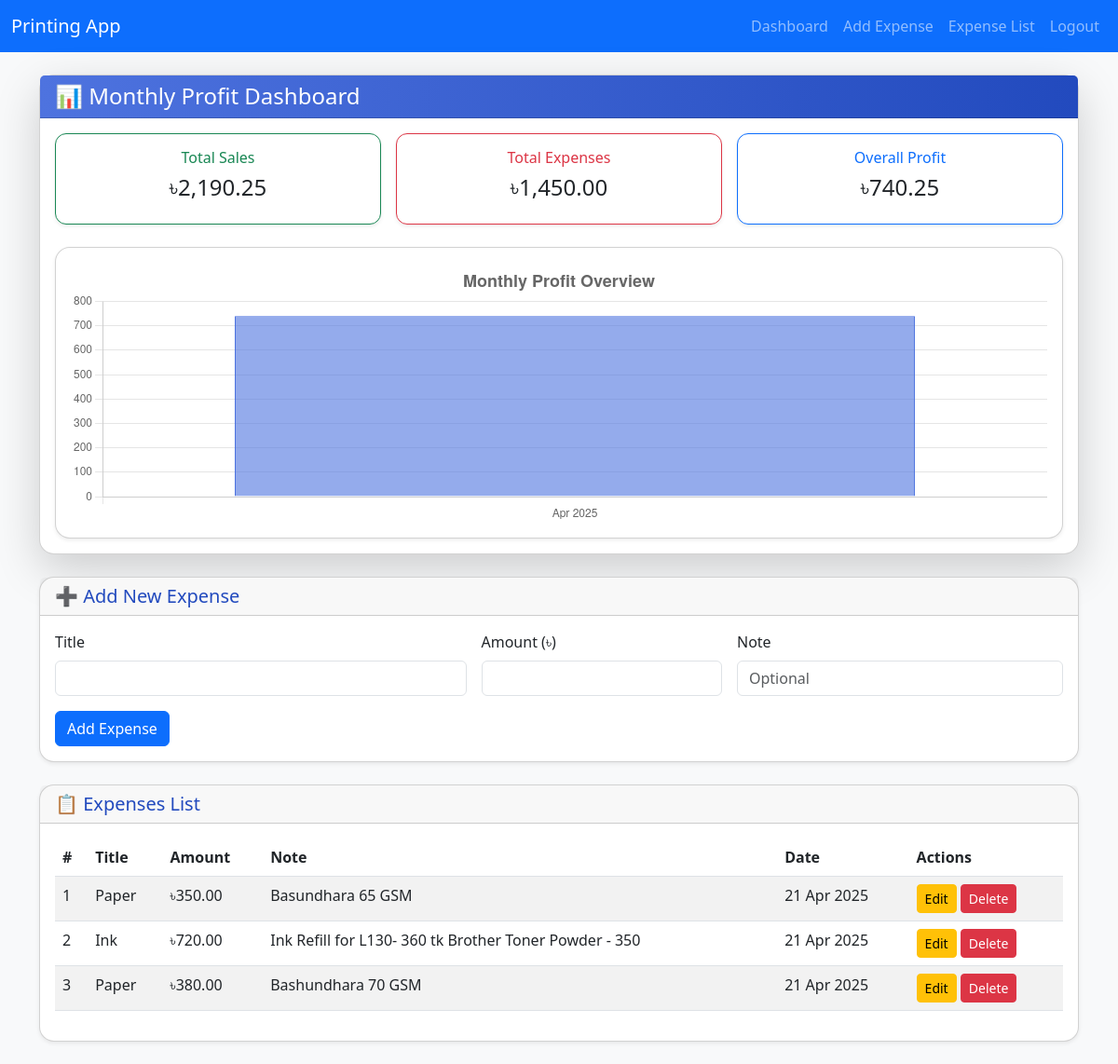
The page /add_expense.php on the database its author committed.
### tables this page shows
CREATE TABLE `expenses` (
  `id` int(11) NOT NULL,
  `title` varchar(100) NOT NULL,
  `amount` decimal(10,2) NOT NULL,
  `note` text DEFAULT NULL,
  `expense_date` datetime DEFAULT current_timestamp()
);

### add_expense.php (the view, shortened to what this page needs)
<?php
include 'db.php';
$sales_res = mysqli_fetch_assoc(mysqli_query($conn, "SELECT SUM(amount) AS total_sales FROM transactions WHERE type = 'credit'"));
$total_sales = $sales_res['total_sales'] ?? 0;
$exp_res_tot = mysqli_fetch_assoc(mysqli_query($conn, "SELECT SUM(amount) AS total_expenses FROM expenses"));
$total_expenses = $exp_res_tot['total_expenses'] ?? 0;
$profit_overall = $total_sales - $total_expenses;
$sales_monthly_q = "SELECT DATE_FORMAT(date, '%Y-%m') AS month, SUM(amount) AS total_sales FROM transactions WHERE type = 'credit' GROUP BY month ORDER BY month";
$sales_monthly_res = mysqli_query($conn, $sales_monthly_q);
$sales_monthly = [];
while ($row = mysqli_fetch_assoc($sales_monthly_res)) {
    $sales_monthly[$row['month']] = (float)$row['total_sales'];
}
$exp_monthly_q = "SELECT DATE_FORMAT(expense_date, '%Y-%m') AS month, SUM(amount) AS total_expenses FROM expenses GROUP BY month ORDER BY month";
$exp_monthly_res = mysqli_query($conn, $exp_monthly_q);
$exp_monthly = [];
while ($row = mysqli_fetch_assoc($exp_monthly_res)) {
    $exp_monthly[$row['month']] = (float)$row['total_expenses'];
}
$months = array_unique(array_merge(array_keys($sales_monthly), array_keys($exp_monthly)));
sort($months);
$labels = [];
$profit_data = [];
foreach ($months as $m) {
    $labels[] = date('M Y', strtotime($m . '-01'));
    $sales_val = $sales_monthly[$m] ?? 0;
    $exp_val = $exp_monthly[$m] ?? 0;
    $profit_data[] = $sales_val - $exp_val;
}
$expenses_res = mysqli_query($conn, "SELECT * FROM expenses ORDER BY expense_date DESC");
?>
<!DOCTYPE html>
<html lang="en">
<head>
  <link href="https://cdn.jsdelivr.net/npm/bootstrap@5.3.0/dist/css/bootstrap.min.css" rel="stylesheet">
</head>
<body class="bg-light">
<nav class="navbar navbar-expand-lg navbar-dark bg-primary">
  <div class="container-fluid">
    <a class="navbar-brand" href="index.php">Printing App</a>
    <div class="collapse navbar-collapse" id="navbarNav">
      <ul class="navbar-nav ms-auto">
        <li class="nav-item"><a class="nav-link" href="index.php">Dashboard</a></li>
        <li class="nav-item"><a class="nav-link" href="#formCard">Add Expense</a></li>
        <li class="nav-item"><a class="nav-link" href="#listCard">Expense List</a></li>
        <li class="nav-item"><a class="nav-link" href="logout.php">Logout</a></li>
      </ul>
    </div>
  </div>
</nav>
<div class="container py-4">
  <div class="card shadow-lg dashboard-card mb-4">
    <div class="card-header card-header-custom d-flex justify-content-between align-items-center">
      <h4 class="mb-0">📊 Monthly Profit Dashboard</h4>
    </div>
    <div class="card-body">
      <div class="row text-center g-3 mb-4">
        <div class="col-md-4">
          <div class="card summary-card border-success shadow-sm">
            <div class="card-body">
              <h6 class="text-success">Total Sales</h6>
              <h4>৳<?= number_format($total_sales, 2) ?></h4>
            </div>
          </div>
        </div>
        <div class="col-md-4">
          <div class="card summary-card border-danger shadow-sm">
            <div class="card-body">
              <h6 class="text-danger">Total Expenses</h6>
              <h4>৳<?= number_format($total_expenses, 2) ?></h4>
            </div>
          </div>
        </div>
        <div class="col-md-4">
          <div class="card summary-card border-primary shadow-sm">
            <div class="card-body">
              <h6 class="text-primary">Overall Profit</h6>
              <h4>৳<?= number_format($profit_overall, 2) ?></h4>
            </div>
          </div>
        </div>
      </div>
      <div class="card chart-card shadow-sm">
        <div class="card-body">
          <canvas id="profitChart" height="80"></canvas>
        </div>
      </div>
    </div>
  </div>
  <div class="card shadow-sm form-card mb-4" id="formCard">
    <div class="card-header">
      <h5 class="mb-0">➕ Add New Expense</h5>
    </div>
    <div class="card-body">
      <form method="POST">
        <div class="row g-3">
          <div class="col-md-5">
            <label class="form-label">Title</label>
            <input type="text" name="title" class="form-control" required>
          </div>
          <div class="col-md-3">
            <label class="form-label">Amount (৳)</label>
            <input type="number" name="amount" step="0.01" class="form-control" required>
          </div>
          <div class="col-md-4">
            <label class="form-label">Note</label>
            <input type="text" name="note" class="form-control" placeholder="Optional">
          </div>
        </div>
        <div class="mt-3">
          <button type="submit" class="btn btn-primary">Add Expense</button>
        </div>
      </form>
    </div>
  </div>
  <div class="card shadow-sm list-card" id="listCard">
    <div class="card-header">
      <h5 class="mb-0">📋 Expenses List</h5>
    </div>
    <div class="card-body table-responsive">
      <table class="table table-striped">
        <thead>
          <tr>
            <th>#</th>
            <th>Title</th>
            <th>Amount</th>
            <th>Note</th>
            <th>Date</th>
            <th>Actions</th>
          </tr>
        </thead>
        <tbody>
          <?php $i=1; while($exp = mysqli_fetch_assoc($expenses_res)): ?>
          <tr>
            <td><?= $i++ ?></td>
            <td><?= htmlspecialchars($exp['title']) ?></td>
            <td>৳<?= number_format($exp['amount'],2) ?></td>
            <td><?= htmlspecialchars($exp['note']) ?></td>
            <td><?= date('d M Y', strtotime($exp['expense_date'])) ?></td>
            <td>
              <a href="edit_expense.php?id=<?= $exp['id'] ?>" class="btn btn-sm btn-warning">Edit</a>
              <a href="delete_expense.php?id=<?= $exp['id'] ?>" class="btn btn-sm btn-danger" onclick="return confirm('Delete this expense?')">Delete</a>
            </td>
          </tr>
          <?php endwhile; ?>
        </tbody>
      </table>
    </div>
  </div>
</div>
<script>
  const ctx = document.getElementById('profitChart').getContext('2d');
  new Chart(ctx, {
    type: 'bar',
    data: {
      labels: <?= json_encode($labels) ?>,
      datasets: [{
        label: 'Profit (Tk)',
        data: <?= json_encode($profit_data) ?>,
        backgroundColor: 'rgba(78, 115, 223, 0.6)',
        borderColor: 'rgba(78, 115, 223, 1)',
        borderWidth: 1
      }]
    },
    options: {
      scales: { y: { beginAtZero: true } },
      responsive: true,
      plugins: {
        title: { display: true, text: 'Monthly Profit Overview', font: { size: 18 } },
        legend: { display: false }
      }
    }
  });
</script>
</body>
</html>

### add_expense.php (style rules this page uses)
.dashboard-card { border-radius: 1rem; }
.summary-card { border-radius: 0.75rem; }
.chart-card, .form-card, .list-card { border-radius: 1rem; }
.card-header-custom { background: linear-gradient(90deg, #4e73df, #224abe); color: #fff; }
.card-header h5 { color: #224abe; }

### rows shown on the page
expenses: title "Paper", amount "350.00", note "Basundhara 65 GSM", expense_date "21 Apr 2025"
expenses: title "Ink", amount "720.00", note "Ink Refill for L130- 360 tk Brother Toner Powder - 350", expense_date "21 Apr 2025"
expenses: title "Paper", amount "380.00", note "Bashundhara 70 GSM", expense_date "21 Apr 2025"

### other values the page prints
$total_sales "2,190.25"
$total_expenses "1,450.00"
$profit_overall "740.25"
chart data {{ json_encode($profit_data) }} [740.25]
